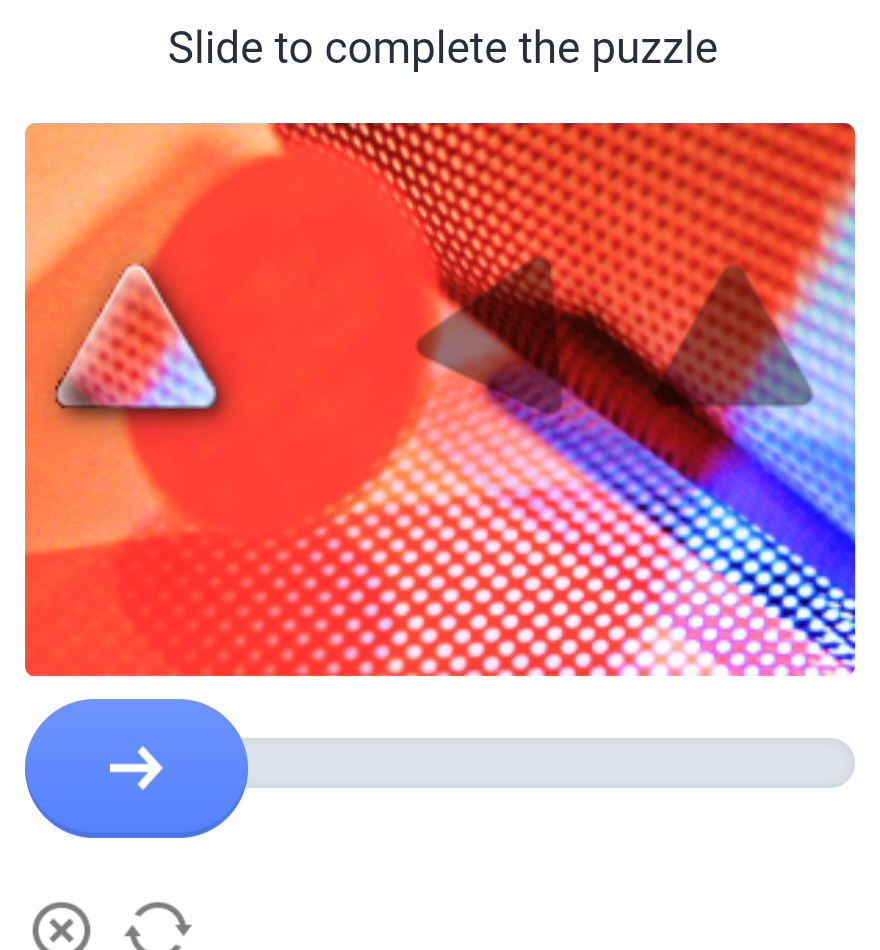
#> input picture today_downloads/captcha_modal.png, 880 x 950 px
$ python find_all_gaps.py
#> lines starting #> are read from the running program, lines starting #| are printed output that depends on the picture; after the words box and inside, x2 and y2 are one past the last pixel; in counts of white or black regions, pixels touching at a corner belong together; long printed decimals are rounded
import cv2
import numpy as np

img = cv2.imread('captcha_modal.png')
#> img is the input picture: shape (950, 880, 3); mean B, G, R 167.1, 162.1, 228.5
# Canvas is y=39 to 610, x=25 to 854
canvas = img[39:610, 25:854]
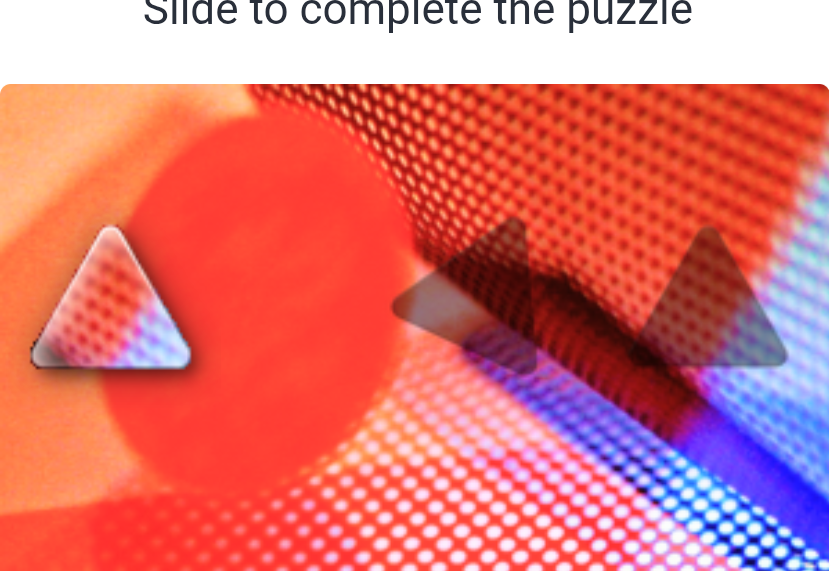
#> canvas: shape (571, 829, 3); mean B, G, R 116.3, 115.8, 220.8
hsv = cv2.cvtColor(canvas, cv2.COLOR_BGR2HSV)
#> hsv: shape (571, 829, 3); mean H, S, V 33.6, 148.8, 232.9
v = hsv[:, :, 2]
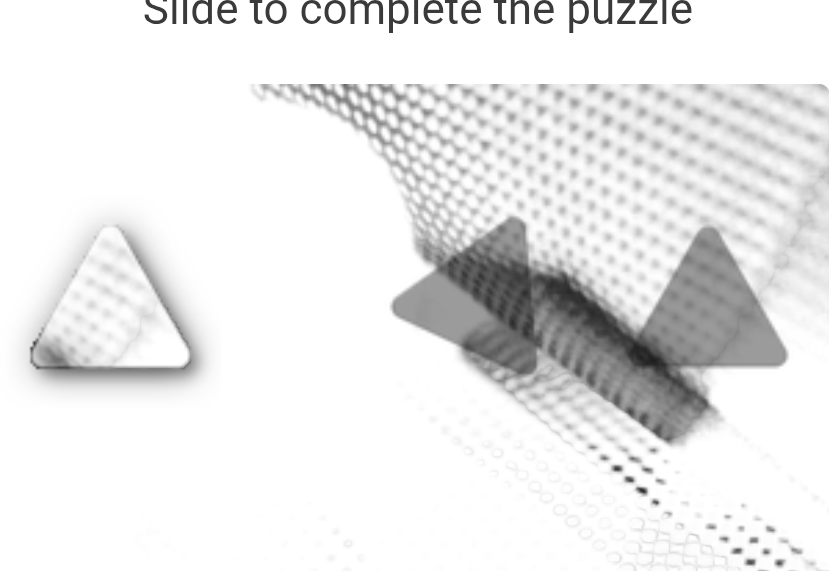
#> v: shape (571, 829); min 30, max 255, mean 232.9
mean_v = np.mean(v)
#> mean_v = 232.9
print(f"Mean V: {mean_v}")
#| Mean V: 232.910

# Test multiple dark threshold ratios
for ratio in [0.70, 0.75, 0.78, 0.82, 0.85]:
    _, dark = cv2.threshold(v, int(mean_v * ratio), 255, cv2.THRESH_BINARY_INV)
    contours, _ = cv2.findContours(dark, cv2.RETR_EXTERNAL, cv2.CHAIN_APPROX_SIMPLE)
    print(f"--- Ratio {ratio} ---")
    for c in contours:
        x, y, w, h = cv2.boundingRect(c)
        area = cv2.contourArea(c)
        if 2000 < area < 30000 and 40 < w < 220 and 40 < h < 220:
            # global x on screen = 125 + x
            print(f"  Contour: x={x}, y={y}, w={w}, h={h}, area={area}, screen_cx={125 + x + w//2}")
#> this loop made 5 passes
#> pass 1, `_, dark = cv2.threshold(v, int(mean_v * ratio), 255, cv2.THRESH_BINARY..`:
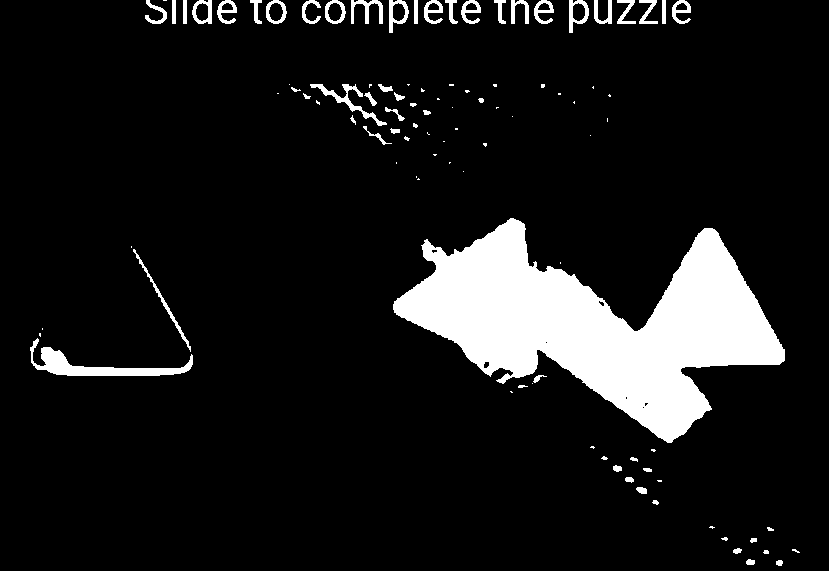
#> dark: shape (571, 829); 10.3% white; 100 white regions (46 under 20 px), largest, box (x1, y1, x2, y2) and area: (393, 218, 785, 443) 40135, (30, 338, 193, 376) 1753, (310, 84, 387, 126) 528
#> pass 2, `_, dark = cv2.threshold(v, int(mean_v * ratio), 255, cv2.THRESH_BINARY..`:
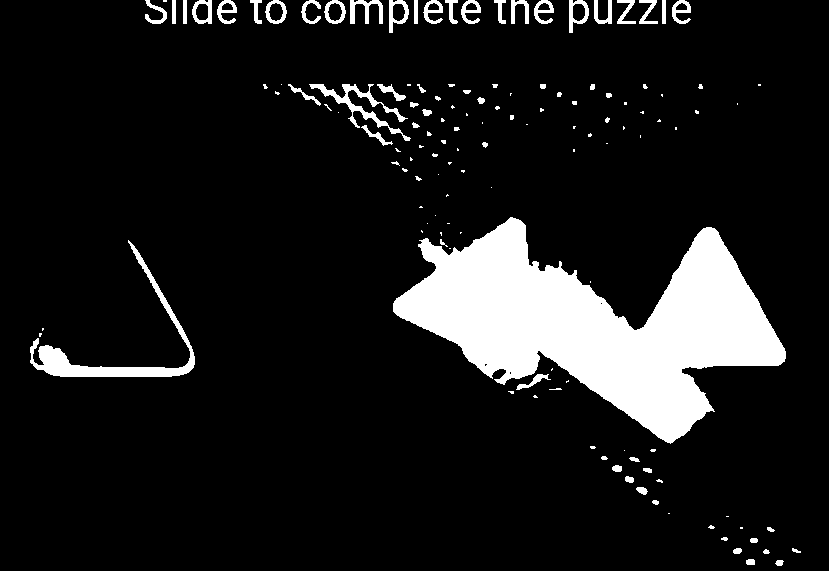
#> dark: shape (571, 829); 11% white; 135 white regions (74 under 20 px), largest, box (x1, y1, x2, y2) and area: (393, 217, 786, 444) 41201, (30, 240, 195, 377) 2792, (309, 84, 411, 141) 1042
#> pass 3, `_, dark = cv2.threshold(v, int(mean_v * ratio), 255, cv2.THRESH_BINARY..`:
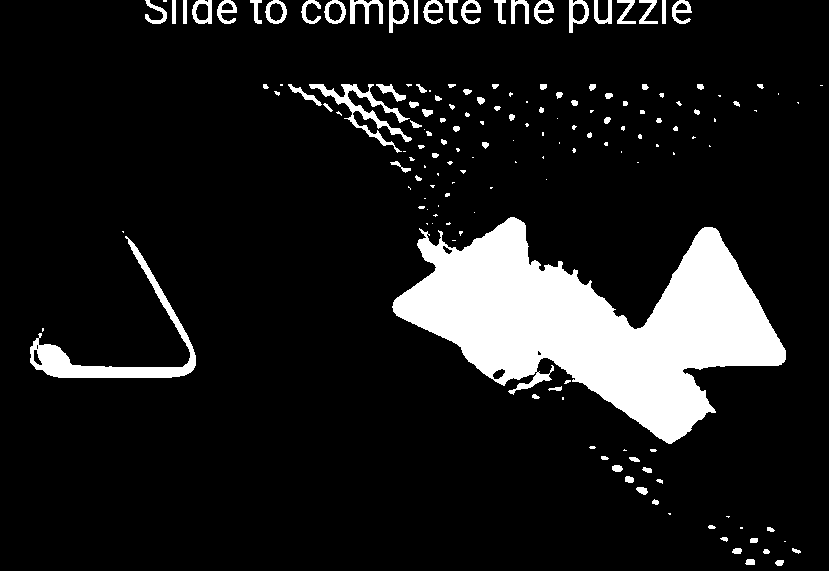
#> dark: shape (571, 829); 11.6% white; 162 white regions (75 under 20 px), largest, box (x1, y1, x2, y2) and area: (392, 217, 786, 444) 42227, (30, 236, 196, 378) 3301, (309, 84, 412, 153) 1418
#> after the loop:
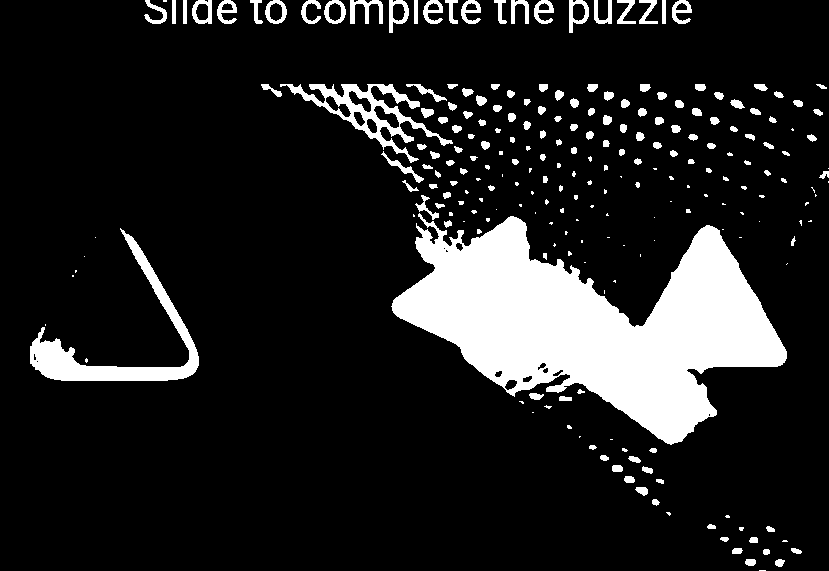
#> dark: shape (571, 829); 13.5% white; 236 white regions (85 under 20 px), largest, box (x1, y1, x2, y2) and area: (391, 213, 787, 445) 44592, (30, 228, 199, 381) 4622, (280, 84, 453, 163) 2938
